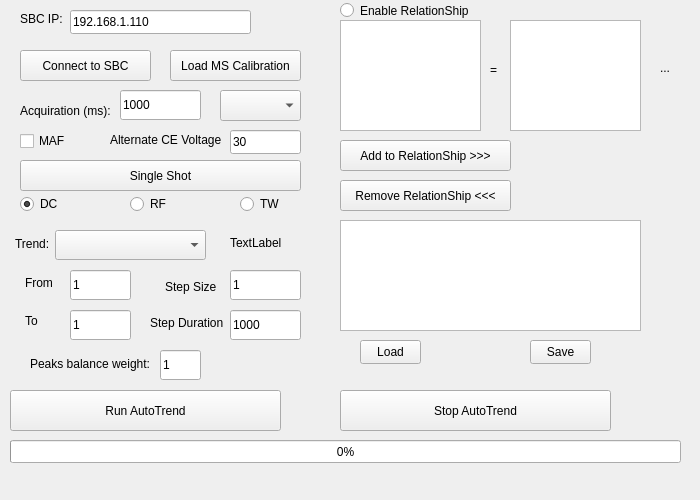
<?xml version="1.0" encoding="UTF-8"?>
<ui version="4.0">
 <class>AutoTrend</class>
 <widget class="QWidget" name="AutoTrend">
  <property name="geometry">
   <rect>
    <x>0</x>
    <y>0</y>
    <width>700</width>
    <height>500</height>
   </rect>
  </property>
  <property name="windowTitle">
   <string>Form</string>
  </property>
  <widget class="QListView" name="relationListView">
   <property name="geometry">
    <rect>
     <x>340</x>
     <y>220</y>
     <width>301</width>
     <height>111</height>
    </rect>
   </property>
  </widget>
  <widget class="QRadioButton" name="relationRatioButton">
   <property name="geometry">
    <rect>
     <x>340</x>
     <y>0</y>
     <width>141</width>
     <height>21</height>
    </rect>
   </property>
   <property name="text">
    <string>Enable RelationShip</string>
   </property>
  </widget>
  <widget class="QPushButton" name="addRelationButton">
   <property name="geometry">
    <rect>
     <x>340</x>
     <y>140</y>
     <width>171</width>
     <height>31</height>
    </rect>
   </property>
   <property name="text">
    <string>Add to RelationShip &gt;&gt;&gt;</string>
   </property>
  </widget>
  <widget class="QPushButton" name="removeRelationButton">
   <property name="geometry">
    <rect>
     <x>340</x>
     <y>180</y>
     <width>171</width>
     <height>31</height>
    </rect>
   </property>
   <property name="text">
    <string>Remove RelationShip &lt;&lt;&lt;</string>
   </property>
  </widget>
  <widget class="QLabel" name="label_3">
   <property name="geometry">
    <rect>
     <x>15</x>
     <y>230</y>
     <width>41</width>
     <height>27</height>
    </rect>
   </property>
   <property name="text">
    <string>Trend: </string>
   </property>
  </widget>
  <widget class="QComboBox" name="trendComboBox">
   <property name="geometry">
    <rect>
     <x>55</x>
     <y>230</y>
     <width>151</width>
     <height>30</height>
    </rect>
   </property>
  </widget>
  <widget class="QPushButton" name="runTrendButton">
   <property name="geometry">
    <rect>
     <x>10</x>
     <y>390</y>
     <width>271</width>
     <height>41</height>
    </rect>
   </property>
   <property name="text">
    <string>Run AutoTrend</string>
   </property>
  </widget>
  <widget class="QLabel" name="label_5">
   <property name="geometry">
    <rect>
     <x>25</x>
     <y>270</y>
     <width>31</width>
     <height>26</height>
    </rect>
   </property>
   <property name="text">
    <string>From</string>
   </property>
  </widget>
  <widget class="QLabel" name="label_6">
   <property name="geometry">
    <rect>
     <x>25</x>
     <y>310</y>
     <width>49</width>
     <height>22</height>
    </rect>
   </property>
   <property name="text">
    <string>To</string>
   </property>
  </widget>
  <widget class="QLabel" name="label_7">
   <property name="geometry">
    <rect>
     <x>165</x>
     <y>276</y>
     <width>61</width>
     <height>22</height>
    </rect>
   </property>
   <property name="text">
    <string>Step Size</string>
   </property>
  </widget>
  <widget class="QLabel" name="label_8">
   <property name="geometry">
    <rect>
     <x>150</x>
     <y>310</y>
     <width>81</width>
     <height>26</height>
    </rect>
   </property>
   <property name="text">
    <string>Step Duration</string>
   </property>
  </widget>
  <widget class="QLabel" name="label">
   <property name="geometry">
    <rect>
     <x>490</x>
     <y>60</y>
     <width>20</width>
     <height>20</height>
    </rect>
   </property>
   <property name="text">
    <string>=</string>
   </property>
  </widget>
  <widget class="QListView" name="leftListView">
   <property name="geometry">
    <rect>
     <x>340</x>
     <y>20</y>
     <width>141</width>
     <height>111</height>
    </rect>
   </property>
  </widget>
  <widget class="QListView" name="rightListView">
   <property name="geometry">
    <rect>
     <x>510</x>
     <y>20</y>
     <width>131</width>
     <height>111</height>
    </rect>
   </property>
  </widget>
  <widget class="QLabel" name="label_2">
   <property name="geometry">
    <rect>
     <x>20</x>
     <y>11</y>
     <width>49</width>
     <height>16</height>
    </rect>
   </property>
   <property name="text">
    <string>SBC IP:</string>
   </property>
  </widget>
  <widget class="QPushButton" name="stopTrendButton">
   <property name="geometry">
    <rect>
     <x>340</x>
     <y>390</y>
     <width>271</width>
     <height>41</height>
    </rect>
   </property>
   <property name="text">
    <string>Stop AutoTrend</string>
   </property>
  </widget>
  <widget class="QPushButton" name="testSBCButton">
   <property name="geometry">
    <rect>
     <x>20</x>
     <y>50</y>
     <width>131</width>
     <height>31</height>
    </rect>
   </property>
   <property name="text">
    <string>Connect to SBC</string>
   </property>
  </widget>
  <widget class="QLineEdit" name="sbcIPEdit">
   <property name="geometry">
    <rect>
     <x>70</x>
     <y>10</y>
     <width>181</width>
     <height>24</height>
    </rect>
   </property>
   <property name="text">
    <string>192.168.1.110</string>
   </property>
  </widget>
  <widget class="QLineEdit" name="trendFrom">
   <property name="geometry">
    <rect>
     <x>70</x>
     <y>270</y>
     <width>61</width>
     <height>30</height>
    </rect>
   </property>
   <property name="text">
    <string>1</string>
   </property>
  </widget>
  <widget class="QLineEdit" name="trendTo">
   <property name="geometry">
    <rect>
     <x>70</x>
     <y>310</y>
     <width>61</width>
     <height>30</height>
    </rect>
   </property>
   <property name="text">
    <string>1</string>
   </property>
  </widget>
  <widget class="QLineEdit" name="trendStepSize">
   <property name="geometry">
    <rect>
     <x>230</x>
     <y>270</y>
     <width>71</width>
     <height>30</height>
    </rect>
   </property>
   <property name="text">
    <string>1</string>
   </property>
  </widget>
  <widget class="QLineEdit" name="trendStepDuration">
   <property name="geometry">
    <rect>
     <x>230</x>
     <y>310</y>
     <width>71</width>
     <height>30</height>
    </rect>
   </property>
   <property name="text">
    <string>1000</string>
   </property>
  </widget>
  <widget class="QProgressBar" name="trendProgressBar">
   <property name="geometry">
    <rect>
     <x>10</x>
     <y>440</y>
     <width>671</width>
     <height>23</height>
    </rect>
   </property>
   <property name="value">
    <number>0</number>
   </property>
  </widget>
  <widget class="QPushButton" name="loadRelationButton">
   <property name="geometry">
    <rect>
     <x>360</x>
     <y>340</y>
     <width>61</width>
     <height>24</height>
    </rect>
   </property>
   <property name="text">
    <string>Load</string>
   </property>
  </widget>
  <widget class="QPushButton" name="saveRelationButton">
   <property name="geometry">
    <rect>
     <x>530</x>
     <y>340</y>
     <width>61</width>
     <height>24</height>
    </rect>
   </property>
   <property name="text">
    <string>Save</string>
   </property>
  </widget>
  <widget class="QLabel" name="label_4">
   <property name="geometry">
    <rect>
     <x>660</x>
     <y>60</y>
     <width>49</width>
     <height>16</height>
    </rect>
   </property>
   <property name="text">
    <string>...</string>
   </property>
  </widget>
  <widget class="QRadioButton" name="dcRadioButton">
   <property name="geometry">
    <rect>
     <x>20</x>
     <y>190</y>
     <width>91</width>
     <height>28</height>
    </rect>
   </property>
   <property name="text">
    <string>DC</string>
   </property>
   <property name="checked">
    <bool>true</bool>
   </property>
   <attribute name="buttonGroup">
    <string notr="true">buttonGroup</string>
   </attribute>
  </widget>
  <widget class="QRadioButton" name="rfRadioButton">
   <property name="geometry">
    <rect>
     <x>130</x>
     <y>190</y>
     <width>91</width>
     <height>28</height>
    </rect>
   </property>
   <property name="text">
    <string>RF</string>
   </property>
   <attribute name="buttonGroup">
    <string notr="true">buttonGroup</string>
   </attribute>
  </widget>
  <widget class="QRadioButton" name="twRadioButton_3">
   <property name="geometry">
    <rect>
     <x>240</x>
     <y>190</y>
     <width>91</width>
     <height>28</height>
    </rect>
   </property>
   <property name="text">
    <string>TW</string>
   </property>
   <attribute name="buttonGroup">
    <string notr="true">buttonGroup</string>
   </attribute>
  </widget>
  <widget class="QLabel" name="trendCurrentValue">
   <property name="geometry">
    <rect>
     <x>230</x>
     <y>230</y>
     <width>111</width>
     <height>26</height>
    </rect>
   </property>
   <property name="text">
    <string>TextLabel</string>
   </property>
  </widget>
  <widget class="QLabel" name="label_9">
   <property name="geometry">
    <rect>
     <x>30</x>
     <y>350</y>
     <width>131</width>
     <height>27</height>
    </rect>
   </property>
   <property name="text">
    <string>Peaks balance weight:</string>
   </property>
  </widget>
  <widget class="QLineEdit" name="peakBalanceWeightlineEdit">
   <property name="geometry">
    <rect>
     <x>160</x>
     <y>350</y>
     <width>41</width>
     <height>30</height>
    </rect>
   </property>
   <property name="text">
    <string>1</string>
   </property>
  </widget>
  <widget class="QPushButton" name="singleShotButton">
   <property name="geometry">
    <rect>
     <x>20</x>
     <y>160</y>
     <width>281</width>
     <height>31</height>
    </rect>
   </property>
   <property name="text">
    <string>Single Shot</string>
   </property>
  </widget>
  <widget class="QLabel" name="label_10">
   <property name="geometry">
    <rect>
     <x>20</x>
     <y>100</y>
     <width>91</width>
     <height>21</height>
    </rect>
   </property>
   <property name="text">
    <string>Acquiration (ms):</string>
   </property>
  </widget>
  <widget class="QLineEdit" name="singleDurationLineEdit">
   <property name="geometry">
    <rect>
     <x>120</x>
     <y>90</y>
     <width>81</width>
     <height>30</height>
    </rect>
   </property>
   <property name="text">
    <string>1000</string>
   </property>
  </widget>
  <widget class="QPushButton" name="loadMsCalibrationButton">
   <property name="geometry">
    <rect>
     <x>170</x>
     <y>50</y>
     <width>131</width>
     <height>31</height>
    </rect>
   </property>
   <property name="text">
    <string>Load MS Calibration</string>
   </property>
  </widget>
  <widget class="QComboBox" name="polarityComboBox">
   <property name="geometry">
    <rect>
     <x>220</x>
     <y>90</y>
     <width>81</width>
     <height>31</height>
    </rect>
   </property>
  </widget>
  <widget class="QCheckBox" name="mafCheckBox">
   <property name="geometry">
    <rect>
     <x>20</x>
     <y>130</y>
     <width>77</width>
     <height>22</height>
    </rect>
   </property>
   <property name="text">
    <string>MAF</string>
   </property>
  </widget>
  <widget class="QLabel" name="label_11">
   <property name="geometry">
    <rect>
     <x>110</x>
     <y>130</y>
     <width>111</width>
     <height>20</height>
    </rect>
   </property>
   <property name="text">
    <string>Alternate CE Voltage</string>
   </property>
  </widget>
  <widget class="QLineEdit" name="ceVlineEdit">
   <property name="geometry">
    <rect>
     <x>230</x>
     <y>130</y>
     <width>71</width>
     <height>24</height>
    </rect>
   </property>
   <property name="text">
    <string>30</string>
   </property>
  </widget>
 </widget>
 <resources/>
 <connections/>
 <buttongroups>
  <buttongroup name="buttonGroup"/>
 </buttongroups>
</ui>
